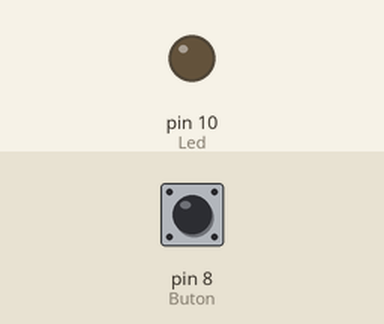
A sketch run on a simulated Arduino Uno, built with avr-gcc and run on an emulated ATmega328P. On the bench: output pins drawn as LEDs (lit = HIGH). The inputs (shaded band) are chosen by the test bench; at power-on: pin 8 (Buton) LOW.

Above: at 1.2 s.
1.3 s: pin 8 (Buton) pulled HIGH for 0.15 s
At 1.37 s:
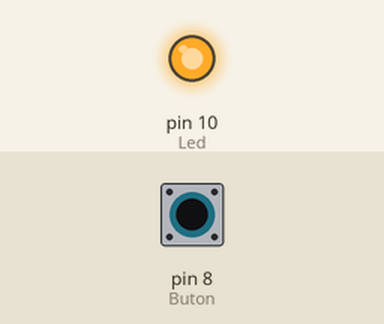
2.9 s: pin 8 (Buton) pulled HIGH for 3.2 s
At 7.4 s:
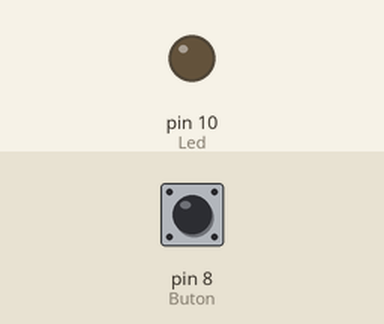
Timing chart, 0 to 8.9 s (numbered marks = the images above; inputs shaded):
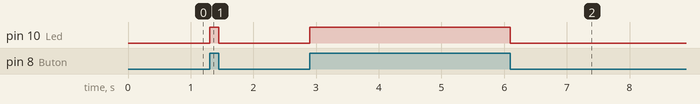

Measured:
- after the input at 1.3 s, pin 10 (Led): LOW → HIGH at once, → LOW 0.15 s later
- after the input at 2.9 s, pin 10 (Led): LOW → HIGH at once, → LOW 3.2 s later

The sketch:

ArduinoButonileLedYakma.ino
```cpp
#define Buton 8
#define Led 10

void setup() {

  pinMode(Buton, INPUT);
  pinMode(Led, OUTPUT);

}

void loop() {

  if(digitalRead(Buton) == 1)
  digitalWrite(Led, HIGH);
  else
  digitalWrite(Led, LOW);

}
```
